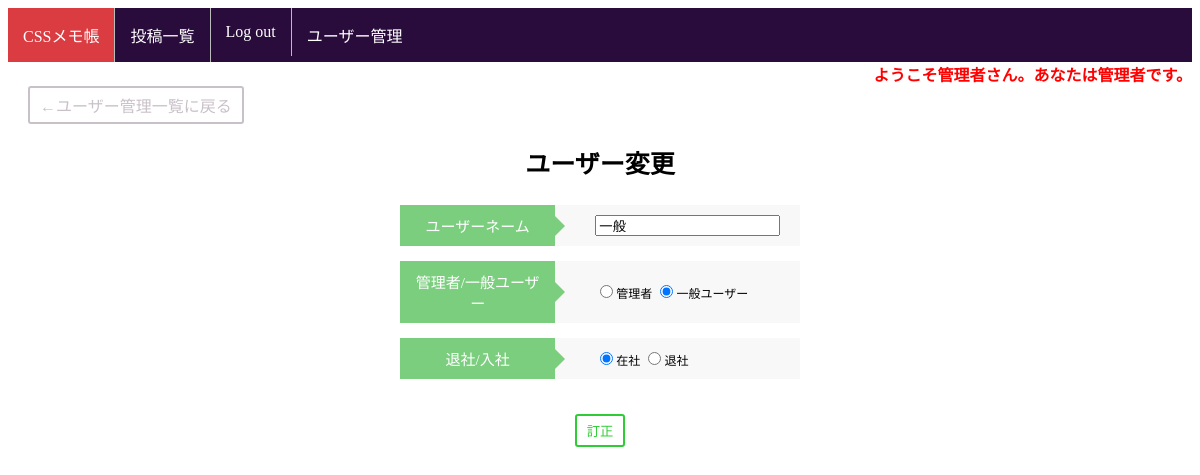
The app's page /fix_user.php?id=2 (signed in) with its own data.
### tables this page shows
CREATE TABLE `gs_user_table` (
  `id` int(12) NOT NULL,
  `name` varchar(64) NOT NULL,
  `lid` varchar(128) NOT NULL,
  `lpw` varchar(64) NOT NULL,
  `kanri_flg` int(1) NOT NULL,
  `life_flg` int(1) NOT NULL,
  `fix` varchar(64) NOT NULL DEFAULT '修正',
  `del` varchar(64) NOT NULL DEFAULT '削除'
);

### fix_user.php (the view, shortened to what this page needs)
<?php
$pdo = db_conn();
$id = $_GET['id'];
$stmt = $pdo->prepare("SELECT * FROM gs_user_table WHERE id = " . $id . ';');
$status = $stmt->execute();
if ($status == false) {
    sql_error($status);
} else {
    $row = $stmt->fetch();
}
if($_SESSION["kanri_flg"] == 1){
    $yourname1= 'ようこそ'.$_SESSION["name"].'さん。あなたは管理者です。';
    $kanri='<li>'.'<a href="select_user.php">'.'ユーザー管理'.'</a>'.'</li>';
    $logout='<li>'.'<a href="logout.php">'.'Log out'.'</a>'.'</li>';
    $url1 ='select.php';
}elseif($_SESSION["kanri_flg"] == 2){
    $yourname2= 'ようこそ'.$_SESSION["name"].'さん。あなたは一般ユーザーです。';
    $logout='<li>'.'<a href="logout.php">'.'Log out'.'</a>'.'</li>';
    $url1 ='select.php';
}else{
    $yourname3='ようこそ！ゲストユーザーさん';
    $login='<li>'.'<a href="login.php">'.'Log in'.'</a>'.'</li>';
    $url2 ='login3.php';
}
?>
<!DOCTYPE html>
<html lang="ja">
<head>
    <link href="css/kanri.css" rel="stylesheet">
</head>
<body>
<ul>
    <li><a class="red" href="index.php">CSSメモ帳</a></li>
	<li><a href="<?= $url1?><?= $url2?>">投稿一覧</a></li>
    <?= $logout ?>
    <?= $kanri; ?>
</ul>
<div class="you1">
        <?= $yourname1; ?>
</div>
<div class="outreturn">
    <a class="return" href="select_user.php">←ユーザー管理一覧に戻る</a>
</div>
<div class="title">ユーザー変更</div>
<form action="update_user.php" method="post">
<table>
            <tr>
                <th>ユーザーネーム</th>
                <td><input type="text" name="name" value="<?= $row['name']; ?>"></td>
            </tr>
            <tr>
                <th>管理者/一般ユーザー</th>
                <td><input type="radio" name="kanri_flg" value="1" <?= $row['kanri_flg'] == "1" ? ' checked' : ''?>>管理者
                    <input type="radio" name="kanri_flg" value="2" <?= $row['kanri_flg'] == "2" ? ' checked' : ''?>>一般ユーザー
                </td>
            </tr>
            <tr>
                <th>退社/入社</th>
                <td><input type="radio" name="life_flg" value="0" <?= $row['life_flg'] == "0" ? ' checked' : ''?>>在社
                    <input type="radio" name="life_flg" value="1" <?= $row['life_flg'] == "1" ? ' checked' : ''?>>退社
            </td>
            </tr>
        </table>
        <div class="outfix">
            <input type="submit" value="訂正" class="fix">
        </div>
</form>
</body>
</html>

### css/kanri.css (style rules this page uses)
ul { list-style-type: none; margin: 0; padding: 0; overflow: hidden; background-color: #290b3c; }
li { float: left; border-right: 1px solid #bbbbbb; }
li:last-child { border-right: none; }
li a { display: block; color: white; text-align: center; padding: 15px 15px; text-decoration: none; }
.red { background-color: #da3c41; }
.title { text-align: center; font-size: 25px; font-weight: bold; padding-top: 20px; padding-bottom: 10px; }
.you1 { text-align: right; font-weight: bold; color: red; }
table { width: 400px; margin: 0 auto; border-collapse: separate; border-spacing: 0px 15px; font-size: 12px; }
th, td { padding: 10px; }
th { background: #7cce7f; vertical-align: middle; text-align: center; width: 200px; overflow: visible; position: relative; color: #fff; font-weight: normal; font-size: 15px; }
th:after { left: 100%; top: 50%; border: solid transparent; content: " "; height: 0; width: 0; position: absolute; pointer-events: none; border-color: rgba(136, 183, 213, 0); border-left-color: #7cce7f; border-width: 10px; margin-top: -10px; }
td { background: #f8f8f8; width: 200px; padding-left: 40px; }
.fix { display: inline-block; padding: 5px 10px; text-decoration: none; background-color: white; color: #2fcd35; border: solid 2px #2fcd35; border-radius: 3px; cursor: pointer; }
.outfix { padding-top: 20px; text-align: center; }
.return { display: inline-block; padding: 5px 10px; text-decoration: none; color: #c9c1c8; border: solid 2px #c9c1c8; border-radius: 3px; cursor: pointer; }
.outreturn { padding-left: 20px; }

### records on screen
gs_user_table: name "一般", kanri_flg "☑", life_flg "☑"

### other values on screen
$yourname1 "ようこそ管理者さん。あなたは管理者です。"
